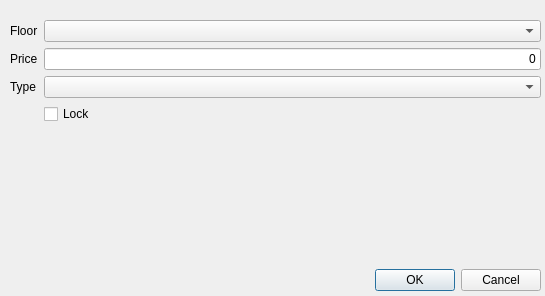
<?xml version="1.0" encoding="UTF-8"?>
<ui version="4.0">
 <class>Dialog</class>
 <widget class="QDialog" name="Dialog">
  <property name="geometry">
   <rect>
    <x>0</x>
    <y>0</y>
    <width>545</width>
    <height>296</height>
   </rect>
  </property>
  <property name="windowTitle">
   <string>Dialog</string>
  </property>
  <widget class="QWidget" name="layoutWidget">
   <property name="geometry">
    <rect>
     <x>10</x>
     <y>20</y>
     <width>531</width>
     <height>271</height>
    </rect>
   </property>
   <layout class="QVBoxLayout" name="verticalLayout">
    <item>
     <layout class="QFormLayout" name="formLayout">
      <item row="0" column="0">
       <widget class="QLabel" name="label">
        <property name="text">
         <string>Floor</string>
        </property>
       </widget>
      </item>
      <item row="0" column="1">
       <widget class="QComboBox" name="comboBox"/>
      </item>
      <item row="1" column="0">
       <widget class="QLabel" name="label_2">
        <property name="text">
         <string>Price</string>
        </property>
       </widget>
      </item>
      <item row="1" column="1">
       <widget class="QLineEdit" name="lineEdit">
        <property name="inputMask">
         <string/>
        </property>
        <property name="text">
         <string>0</string>
        </property>
        <property name="alignment">
         <set>Qt::AlignRight|Qt::AlignTrailing|Qt::AlignVCenter</set>
        </property>
       </widget>
      </item>
      <item row="2" column="0">
       <widget class="QLabel" name="label_3">
        <property name="text">
         <string>Type</string>
        </property>
       </widget>
      </item>
      <item row="2" column="1">
       <widget class="QComboBox" name="comboBox_2"/>
      </item>
      <item row="3" column="1">
       <widget class="QCheckBox" name="checkBox">
        <property name="text">
         <string>Lock</string>
        </property>
       </widget>
      </item>
     </layout>
    </item>
    <item>
     <widget class="QDialogButtonBox" name="buttonBox">
      <property name="orientation">
       <enum>Qt::Horizontal</enum>
      </property>
      <property name="standardButtons">
       <set>QDialogButtonBox::Cancel|QDialogButtonBox::Ok</set>
      </property>
     </widget>
    </item>
   </layout>
  </widget>
 </widget>
 <resources/>
 <connections>
  <connection>
   <sender>buttonBox</sender>
   <signal>accepted()</signal>
   <receiver>Dialog</receiver>
   <slot>accept()</slot>
   <hints>
    <hint type="sourcelabel">
     <x>248</x>
     <y>254</y>
    </hint>
    <hint type="destinationlabel">
     <x>157</x>
     <y>274</y>
    </hint>
   </hints>
  </connection>
  <connection>
   <sender>buttonBox</sender>
   <signal>rejected()</signal>
   <receiver>Dialog</receiver>
   <slot>reject()</slot>
   <hints>
    <hint type="sourcelabel">
     <x>316</x>
     <y>260</y>
    </hint>
    <hint type="destinationlabel">
     <x>286</x>
     <y>274</y>
    </hint>
   </hints>
  </connection>
 </connections>
</ui>
